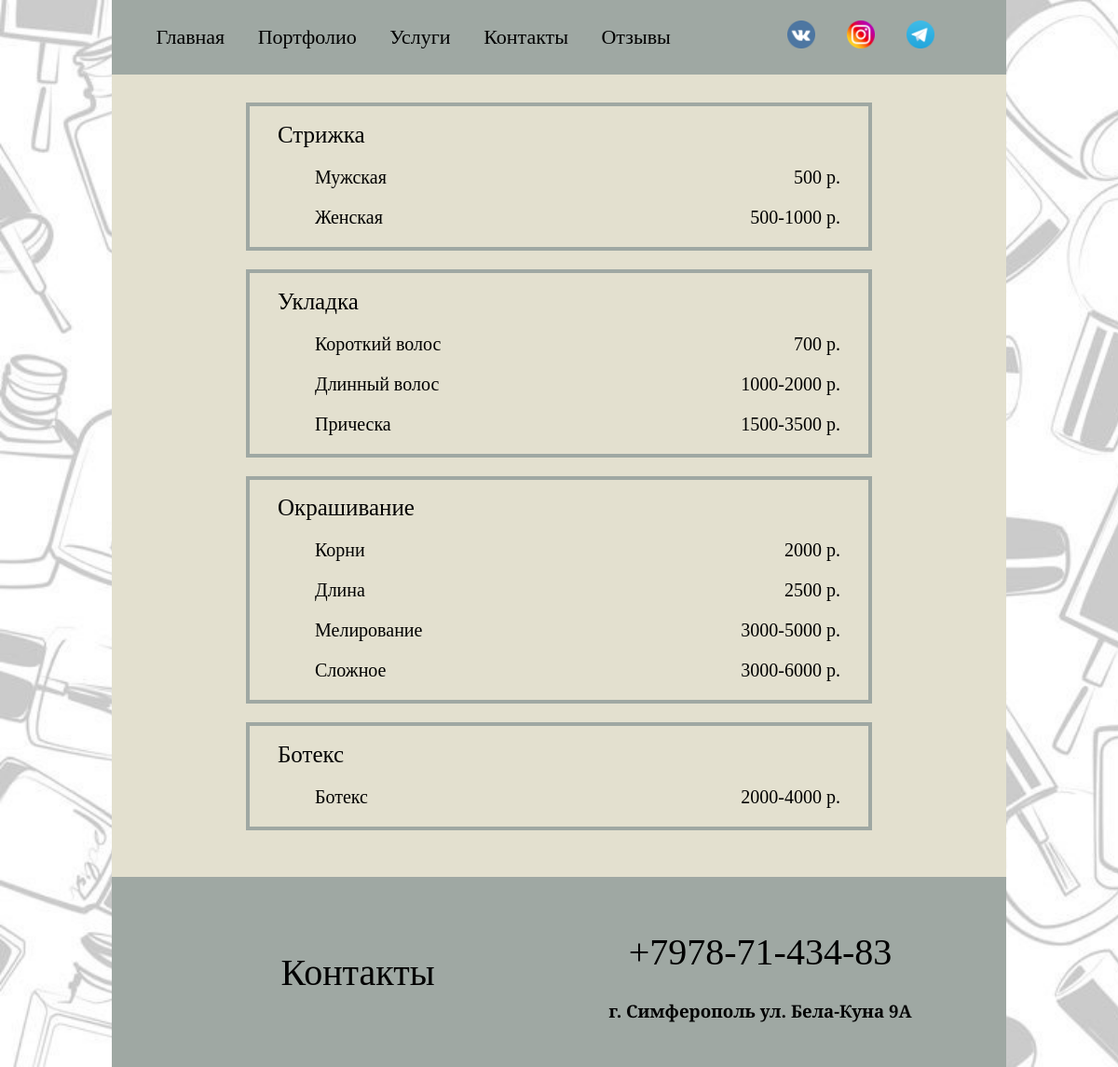
Page /services/ on the committed database.
### main/models.py (models this page shows, shortened)
class Service(models.Model):
    name = models.CharField('Услуга', max_length=50, db_index=True)

class ServiceCategory(models.Model):
    name = models.CharField('Вид услуги', max_length=50, null=True)
    min_price =  models.IntegerField('Минимальная цена', null=False)
    max_price =  models.IntegerField('Максимальная цена', null=True, blank=True)
    service = models.ForeignKey('Service', on_delete=models.CASCADE)

### main/views.py (the view)
# urls.py: path('services/', views.services, name='services'),
def services(request):
    service = Service.objects.all()
    service_cats = ServiceCategory.objects.all()
    context = {
        'service':service,
        'service_cats':service_cats,
    }
    return render(request, 'main/services.html', context)

### main/templates/main/services.html (shortened to what this page needs)
{% extends 'main/layout.html' %}
{% load static %}
{% block content %}
<div class="block_container color1">
    <div class="serv-block">
        {% for serv in service %}
            <div class="service">
                <h1 class="serv-name">{{ serv.name }}</h1>
                <ul class="serv-list">
                    {% for el in service_cats %}
                        {% if el.service_id == serv.id %}
                            <li>{{ el.name }}
                                <div class="serv-price">
                                    {% if el.max_price == None %}
                                        <div class="serv-price">{{el.min_price}} р.</div>
                                    {%else%}
                                        <div class="serv-price">{{el.min_price}}-{{el.max_price}} р.</div>
                                    {%endif%}
                                </div>
                            </li>
                        {%endif%}
                    {%endfor%}
                </ul>
            </div>
        {%endfor%}
    </div>
</div>
{% endblock %}

### main/templates/main/layout.html (shortened to what this page needs)
{% load static %}
<!DOCTYPE html>
<html lang="en">
<head>
    <link rel="stylesheet" href="{% static 'main/css/main.css' %}">
    <link rel="stylesheet" href="http://maxcdn.bootstrapcdn.com/font-awesome/latest/css/font-awesome.min.css">
</head>
<body>
    <header>
        <div class="header_sec burg">
            <div class="header_menu">
                <div class="header_elem burg"><a class="header-a" href="{% url 'main' %}">Главная</a> </div>
                <div class="header_elem burg"><a class="header-a" href="{% url 'portfolio' %}">Портфолио</a> </div>
                <div class="header_elem burg"><a class="header-a" href="{% url 'services' %}">Услуги</a> </div>
                <div class="header_elem burg"><a class="header-a" href="{% url 'contacts' %}">Контакты</a> </div>
                <div class="header_elem burg"><a class="header-a" href="{% url 'feedbacks' %}">Отзывы</a> </div>
            </div>
        </div>
        <div class="header_sec">
            <div class="header_elem"><a href=""><img class="header_soc_logo" src="{% static 'main/img/social_logo/vk.png' %}" alt=""></a></div>
            <div class="header_elem"><a href="https://www.instagram.com/dulber_beauty_studio/"><img class="header_soc_logo" src="{% static 'main/img/social_logo/inst.png' %}" alt=""></a></div>
            <div class="header_elem"><a href=""><img class="header_soc_logo" src="{% static 'main/img/social_logo/tg.png' %}" alt=""></a></div>
        </div>
    </header>
    {% block content %}{% endblock %}
    <div class="block_container color3">
        <div class="block-text">
            <h1>Контакты</h1>
        </div>
        <div class="block-text">
            <h1>+7978-71-434-83</h1>
            <h3>г. Симферополь ул. Бела-Куна 9А</h3>
        </div>
    </div>
</body>
</html>

### main/static/main/css/main.css (style rules this page uses)
body { background: url("/static/main/img/bg.jpg") no-repeat; background-size: cover; background-attachment: fixed; font-family: 'Playfair Display', serif; width: 80%; margin: auto; }
header { display: flex; flex-direction: row; height: 80px; background-color: #9FA8A3; }
.header_elem { display: inline; font-size: 22px; margin-right: 30px; }
a { text-decoration: none; color: #000000; }
.header_soc_logo { height: 40px; width: 40px; margin: auto; }
.header_sec { margin: auto; }
.block_container { display: flex; flex-wrap: wrap; justify-content: center; width: 100%; overflow: hidden; padding-top: 30px; padding-bottom: 30px; background-color: white; }
.block-img, .block-text { display: inline-block; width: 35%; height: 100%; margin-top: auto; margin-bottom: auto; }
.block-text { overflow: hidden; margin: auto 0 auto 0; text-align: center; height: auto; }
h1 { font-size: 50px; font-weight: 400; }
.serv-block { width: 50%; display: flex; align-content: center; flex-direction: column; margin: 0 50px 0px 50px; }
.service { padding: 0 30px; width: 100%; box-sizing: border-box; border: 4px solid #9FA8A3; margin-bottom: 20px; transition: all .4s ease; }
.serv-list { font-size: 20px; }
.serv-list > li { margin-bottom: 20px; display: flex; flex-direction: row; }
.serv-name { font-size: 25px; font-weight: 500; }
.serv-price { margin: auto; margin-right: 0; }
.color1 { background-color: #E3E0CF; }
.color3 { background-color: #9FA8A3; }
@media (max-width: 1295px) { .block-text>h1 { font-size: 40px; font-weight: 400; } }
@media (max-width: 1295px) { .block-img, .block-text { width: 45%; } }
@media (max-width: 1295px) { .serv-block { width: 70%; } }
@media (max-width: 1295px) { .header_soc_logo { width: 30px; height: 30px; } }

### rows in the picture
Service: name "Стрижка"
ServiceCategory: name "Мужская", min_price "500"
ServiceCategory: name "Женская", min_price "500", max_price "1000"
Service: name "Укладка"
ServiceCategory: name "Короткий волос", min_price "700"
ServiceCategory: name "Длинный волос", min_price "1000", max_price "2000"
ServiceCategory: name "Прическа", min_price "1500", max_price "3500"
Service: name "Окрашивание"
ServiceCategory: name "Корни", min_price "2000"
ServiceCategory: name "Длина", min_price "2500"
ServiceCategory: name "Мелирование", min_price "3000", max_price "5000"
ServiceCategory: name "Сложное", min_price "3000", max_price "6000"
Service: name "Ботекс"
ServiceCategory: name "Ботекс", min_price "2000", max_price "4000"
